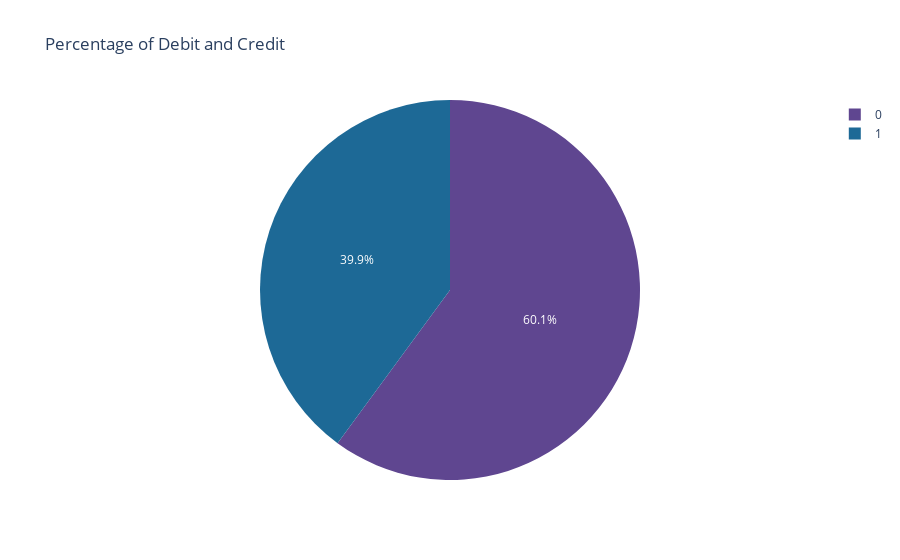

Source (notebook cell):
### Markdown cell above
### Data Visualization

### Code cell
px.pie(data_train_clean.groupby('DebitCredit').count()[['TransactionId']].reset_index(), values = 'TransactionId', names ='DebitCredit',title='Percentage of Debit and Credit',color_discrete_sequence=px.colors.qualitative.Prism )

### Figure 1 — Plotly figure (JSON) as saved in the notebook; plotly's stock layout.template omitted (floating-point values rounded to 4 significant figures)
{"data": [{"domain": {"x": [0, 1], "y": [0, 1]}, "hovertemplate": "DebitCredit=%{label}<br>TransactionId=%{value}<extra></extra>", "labels": [0, 1], "legendgroup": "", "name": "", "showlegend": true, "type": "pie", "values": [57473, 38189]}], "layout": {"legend": {"tracegroupgap": 0}, "piecolorway": ["rgb(95, 70, 144)", "rgb(29, 105, 150)", "rgb(56, 166, 165)", "rgb(15, 133, 84)", "rgb(115, 175, 72)", "rgb(237, 173, 8)", "rgb(225, 124, 5)", "rgb(204, 80, 62)", "rgb(148, 52, 110)", "rgb(111, 64, 112)", "rgb(102, 102, 102)"], "title": {"text": "Percentage of Debit and Credit"}}}
